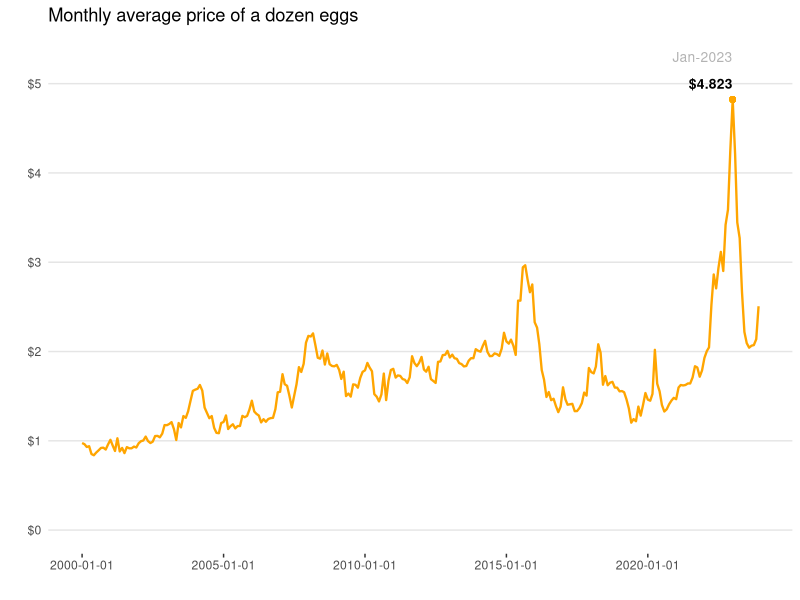

This figure's R source:
## ---- chunk 1
knitr::opts_chunk$set(echo = TRUE, error = TRUE)
## ---- chunk 2
library(tidyverse)  # ecosystem of data science packages
library(lubridate)  # for working with dates
## ---- chunk 3
tbl = read_csv(
  file = "price-of-eggs-timeseries.txt", 
  col_types = cols(
    Year = col_double(),
    Jan = col_double(),
    Feb = col_double(),
    Mar = col_double(),
    Apr = col_double(),
    May = col_double(),
    Jun = col_double(),
    Jul = col_double(),
    Aug = col_double(),
    Sep = col_double(),
    Oct = col_double(),
    Nov = col_double(),
    Dec = col_double())
)

head(tbl)
## ---- chunk 4
# Pivot to longer format
dat = pivot_longer(
  data = tbl, 
  cols = Jan:Dec,      # columns to be pivoted
  names_to = "Month",  # name of column with categorical values
  values_to = "Price") # name of column with numeric values

head(dat)
## ---- chunk 5
# add date column
dat = dat |>
  mutate(Date = as.Date(paste0(Year, "-", Month, "-01"), "%Y-%b-%d"))

head(dat)
## ---- chunk 6
# replicated graphic
ggplot(data = dat, aes(x = Date, y = Price)) +
  geom_hline(yintercept = 0:5, color = "gray90") +
  geom_line(color = "orange", linewidth = 0.8)  +
  geom_point(x = as.Date("2023-01-01"), y = 4.823, color = "orange") +
  scale_x_date(breaks = as.Date(paste0(seq(2000, 2024, by = 5), "-01-01"), "%Y-%m-%d")) +
  scale_y_continuous(breaks = 0:5, labels = paste0("$", 0:5)) +
  annotate(geom = "text", x = as.Date("2022-12-31"), y = 5.3, 
           label = "Jan-2023", hjust = 1, color = "gray70", size = 3.5) + 
  annotate(geom = "text", x = as.Date("2023-01-01"), y = 5, 
           label = "$4.823", hjust = 1, fontface = 2, size = 3.5) + 
  theme(axis.line = element_blank(),
        panel.background = element_blank(),
        axis.ticks.y = element_blank()) +
  labs(title = "Monthly average price of a dozen eggs",
       x = "",
       y = "")
